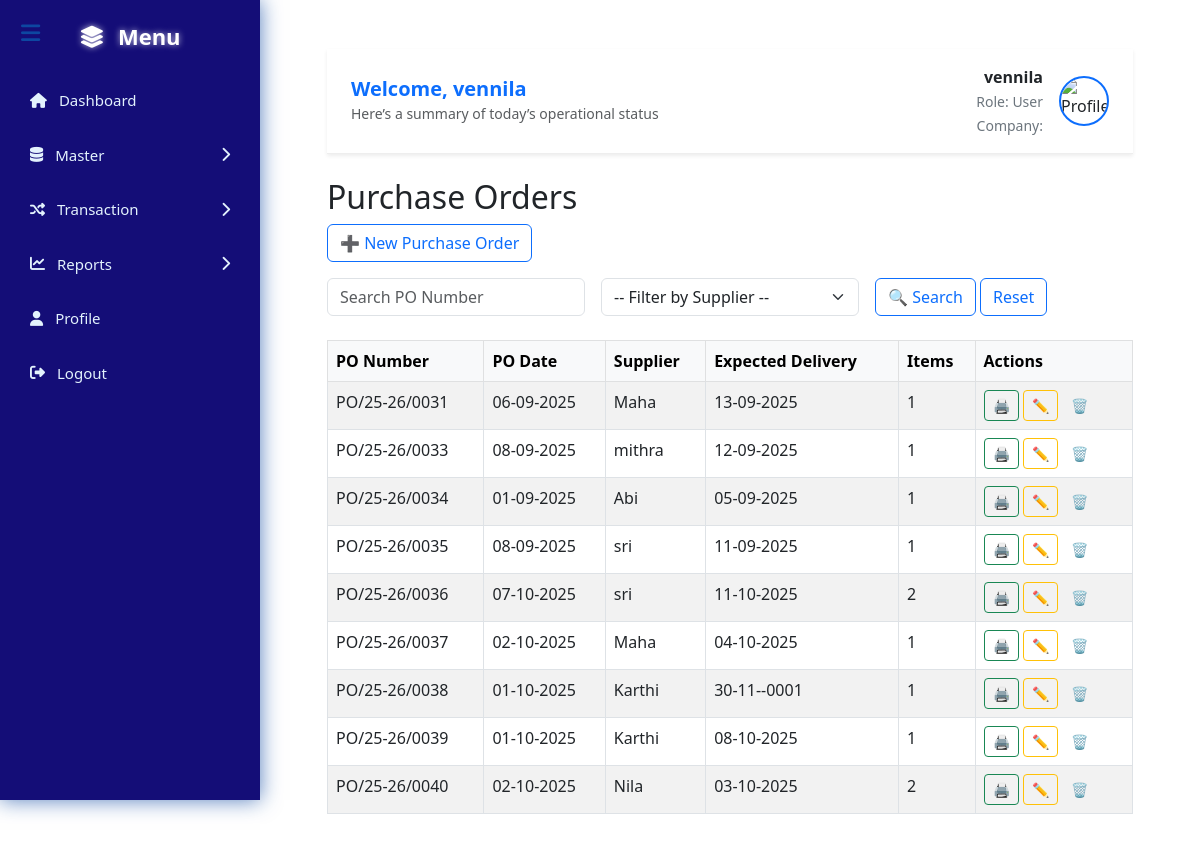
Screenshot of /purchase_list.php (signed in) with the database file from the repository.
### tables this page shows
CREATE TABLE `purchase_orders` (
  `po_id` int(11) NOT NULL,
  `po_number` varchar(50) DEFAULT NULL,
  `po_date` date DEFAULT NULL,
  `expected_date` date DEFAULT NULL,
  `supplier_id` int(11) DEFAULT NULL,
  `supplier_bill_no` varchar(50) DEFAULT NULL,
  `notes` text DEFAULT NULL,
  `terms` text DEFAULT NULL,
  `total_amount` decimal(12,2) NOT NULL DEFAULT 0.00,
  `tax_mode` enum('Inclusive','Exclusive') NOT NULL DEFAULT 'Inclusive'
);

CREATE TABLE `suppliers` (
  `supplier_id` int(11) NOT NULL,
  `ledger_id` int(11) DEFAULT NULL,
  `supplier_name` varchar(100) DEFAULT NULL,
  `address` text DEFAULT NULL,
  `phone` varchar(20) DEFAULT NULL,
  `email` varchar(100) DEFAULT NULL
);

### purchase_list.php (the view, shortened to what this page needs)
<?php
require_once 'config.php';
include 'header.php';
$params = [];
$sql = "
    SELECT
        po.po_id,
        po.po_number,
        po.po_date,
        po.expected_date,
        s.supplier_name,
        COALESCE(items.item_count, 0) AS item_count
    FROM purchase_orders po
    JOIN suppliers s ON po.supplier_id = s.supplier_id
    LEFT JOIN (
        SELECT po_id, COUNT(*) AS item_count
        FROM purchase_order_items
        GROUP BY po_id
    ) items ON po.po_id = items.po_id
";
$sql .= " ORDER BY po.po_number ASC";
$stmt = $pdo->prepare($sql);
$stmt->execute($params);
$orders = $stmt->fetchAll(PDO::FETCH_ASSOC);
?>
<!DOCTYPE html>
<html>
<head>
  <link href="https://cdn.jsdelivr.net/npm/bootstrap@5.3.0/dist/css/bootstrap.min.css" rel="stylesheet">
</head>
<body class="container mt-4">
  <h2>Purchase Orders</h2>
  <div class="mb-3">
    <a href="insert_po.php" class="btn btn-outline-primary">➕ New Purchase Order</a>
  </div>
  <form method="get" class="row g-3 mb-4">
    <div class="col-md-4">
      <input type="text" name="po_number" value="<?= htmlspecialchars($_GET['po_number'] ?? '') ?>" class="form-control" placeholder="Search PO Number">
    </div>
    <div class="col-md-4">
      <select name="supplier_id" class="form-select">
        <option value="">-- Filter by Supplier --</option>
      </select>
    </div>
    <div class="col-md-4">
      <button type="submit" class="btn btn-outline-primary">🔍 Search</button>
      <a href="purchase_list.php" class="btn btn-outline-primary">Reset</a>
    </div>
  </form>
  <table class="table table-bordered table-striped">
    <thead class="table-light">
      <tr>
        <th>PO Number</th>
        <th>PO Date</th>
        <th>Supplier</th>
        <th>Expected Delivery</th>
        <th>Items</th>
        <th>Actions</th>
      </tr>
    </thead>
    <tbody>
      <?php if ($orders): ?>
        <?php foreach ($orders as $o): ?>
          <tr>
            <td><?= htmlspecialchars($o['po_number']) ?></td>
            <td><?= date('d-m-Y', strtotime($o['po_date'])) ?></td>
            <td><?= htmlspecialchars($o['supplier_name']) ?></td>
            <td><?= $o['expected_date'] ? date('d-m-Y', strtotime($o['expected_date'])) : '-' ?></td>
            <td><?= $o['item_count'] ?></td>
           <td>
    <button class="btn btn-outline-success btn-sm" onclick="showPrint(<?= $o['po_id'] ?>)">🖨 </button>
    <a href="edit_po.php?id=<?= $o['po_id'] ?>" class="btn btn-outline-warning btn-sm">✏ </a>
    <a href="delete_po.php?id=<?= $o['po_id'] ?>" class="btn btn-outlindanger btn-sm" onclick="return confirm('Delete this PO?')">🗑 </a>
</td>
          </tr>
        <?php endforeach; ?>
      <?php else: ?>
        <tr>
          <td colspan="7" class="text-center">No purchase orders found.</td>
        </tr>
      <?php endif; ?>
    </tbody>
  </table>
</body>
</html>

### rows the page displays
purchase_orders: po_number "PO/25-26/0031", po_date "06-09-2025", supplier.supplier_name "Maha", expected_date "13-09-2025", item_count "1"
purchase_orders: po_number "PO/25-26/0033", po_date "08-09-2025", supplier.supplier_name "mithra", expected_date "12-09-2025", item_count "1"
purchase_orders: po_number "PO/25-26/0034", po_date "01-09-2025", supplier.supplier_name "Abi", expected_date "05-09-2025", item_count "1"
purchase_orders: po_number "PO/25-26/0035", po_date "08-09-2025", supplier.supplier_name "sri", expected_date "11-09-2025", item_count "1"
purchase_orders: po_number "PO/25-26/0036", po_date "07-10-2025", supplier.supplier_name "sri", expected_date "11-10-2025", item_count "2"
purchase_orders: po_number "PO/25-26/0037", po_date "02-10-2025", supplier.supplier_name "Maha", expected_date "04-10-2025", item_count "1"
purchase_orders: po_number "PO/25-26/0038", po_date "01-10-2025", supplier.supplier_name "Karthi", expected_date "30-11--0001", item_count "1"
purchase_orders: po_number "PO/25-26/0039", po_date "01-10-2025", supplier.supplier_name "Karthi", expected_date "08-10-2025", item_count "1"
purchase_orders: po_number "PO/25-26/0040", po_date "02-10-2025", supplier.supplier_name "Nila", expected_date "03-10-2025", item_count "2"

### other values shown
$name "vennila"
$role "User"
